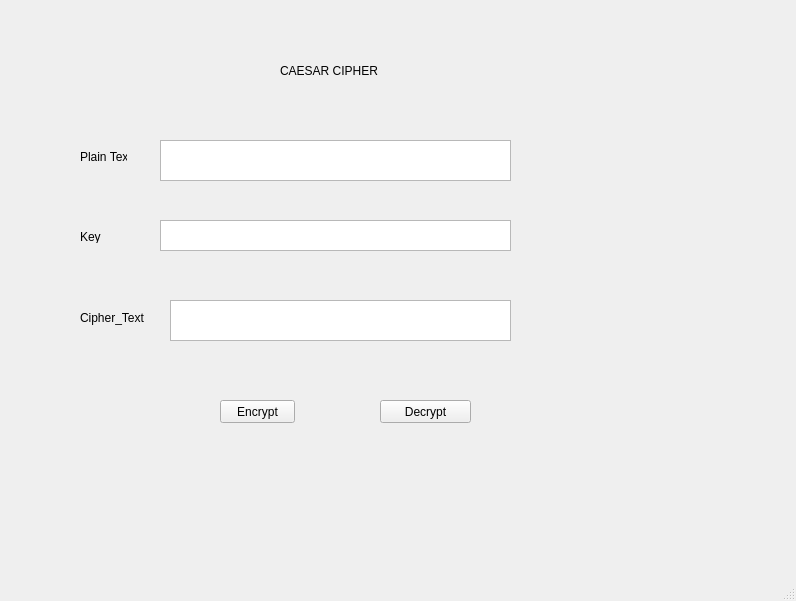
<?xml version="1.0" encoding="UTF-8"?>
<ui version="4.0">
 <class>MainWindow</class>
 <widget class="QMainWindow" name="MainWindow">
  <property name="geometry">
   <rect>
    <x>0</x>
    <y>0</y>
    <width>796</width>
    <height>601</height>
   </rect>
  </property>
  <property name="windowTitle">
   <string>MainWindow</string>
  </property>
  <widget class="QWidget" name="centralwidget">
   <widget class="QLabel" name="label">
    <property name="geometry">
     <rect>
      <x>80</x>
      <y>150</y>
      <width>47</width>
      <height>13</height>
     </rect>
    </property>
    <property name="text">
     <string>Plain Text</string>
    </property>
   </widget>
   <widget class="QLabel" name="label_2">
    <property name="geometry">
     <rect>
      <x>80</x>
      <y>230</y>
      <width>47</width>
      <height>13</height>
     </rect>
    </property>
    <property name="text">
     <string>Key</string>
    </property>
   </widget>
   <widget class="QLabel" name="label_3">
    <property name="geometry">
     <rect>
      <x>80</x>
      <y>310</y>
      <width>71</width>
      <height>16</height>
     </rect>
    </property>
    <property name="text">
     <string>Cipher_Text</string>
    </property>
   </widget>
   <widget class="QPushButton" name="btn_encrypt">
    <property name="geometry">
     <rect>
      <x>220</x>
      <y>400</y>
      <width>75</width>
      <height>23</height>
     </rect>
    </property>
    <property name="text">
     <string>Encrypt</string>
    </property>
   </widget>
   <widget class="QPushButton" name="btn_decrypt">
    <property name="geometry">
     <rect>
      <x>380</x>
      <y>400</y>
      <width>91</width>
      <height>23</height>
     </rect>
    </property>
    <property name="text">
     <string>Decrypt</string>
    </property>
   </widget>
   <widget class="QPlainTextEdit" name="txt_plain_text">
    <property name="geometry">
     <rect>
      <x>160</x>
      <y>140</y>
      <width>351</width>
      <height>41</height>
     </rect>
    </property>
   </widget>
   <widget class="QPlainTextEdit" name="txt_key">
    <property name="geometry">
     <rect>
      <x>160</x>
      <y>220</y>
      <width>351</width>
      <height>31</height>
     </rect>
    </property>
   </widget>
   <widget class="QPlainTextEdit" name="txt_cipher_text">
    <property name="geometry">
     <rect>
      <x>170</x>
      <y>300</y>
      <width>341</width>
      <height>41</height>
     </rect>
    </property>
   </widget>
   <widget class="QLabel" name="label_4">
    <property name="geometry">
     <rect>
      <x>280</x>
      <y>50</y>
      <width>101</width>
      <height>41</height>
     </rect>
    </property>
    <property name="text">
     <string>CAESAR CIPHER</string>
    </property>
   </widget>
   <zorder>label</zorder>
   <zorder>label_2</zorder>
   <zorder>label_3</zorder>
   <zorder>btn_encrypt</zorder>
   <zorder>btn_decrypt</zorder>
   <zorder>txt_key</zorder>
   <zorder>txt_cipher_text</zorder>
   <zorder>label_4</zorder>
   <zorder>txt_plain_text</zorder>
  </widget>
  <widget class="QMenuBar" name="menubar">
   <property name="geometry">
    <rect>
     <x>0</x>
     <y>0</y>
     <width>796</width>
     <height>21</height>
    </rect>
   </property>
  </widget>
  <widget class="QStatusBar" name="statusbar"/>
 </widget>
 <resources/>
 <connections/>
</ui>
